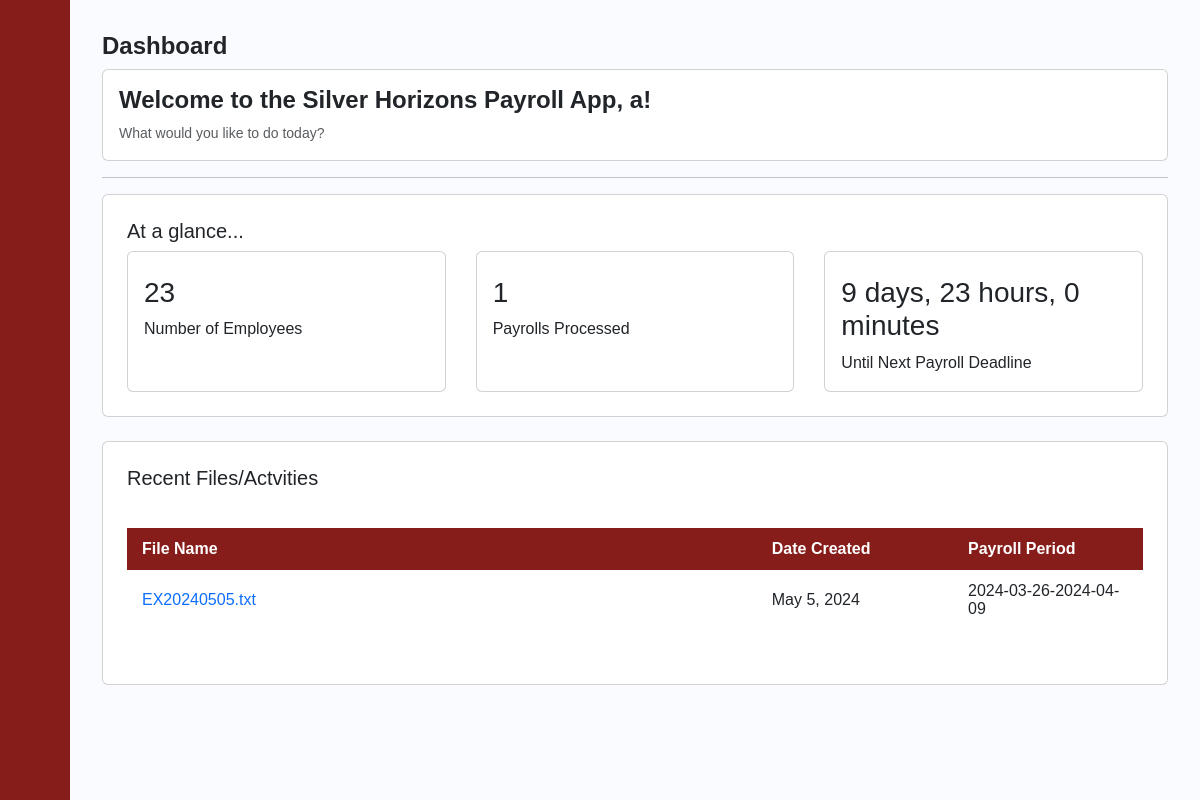
Page /dashboard/1 on the earlier database version.
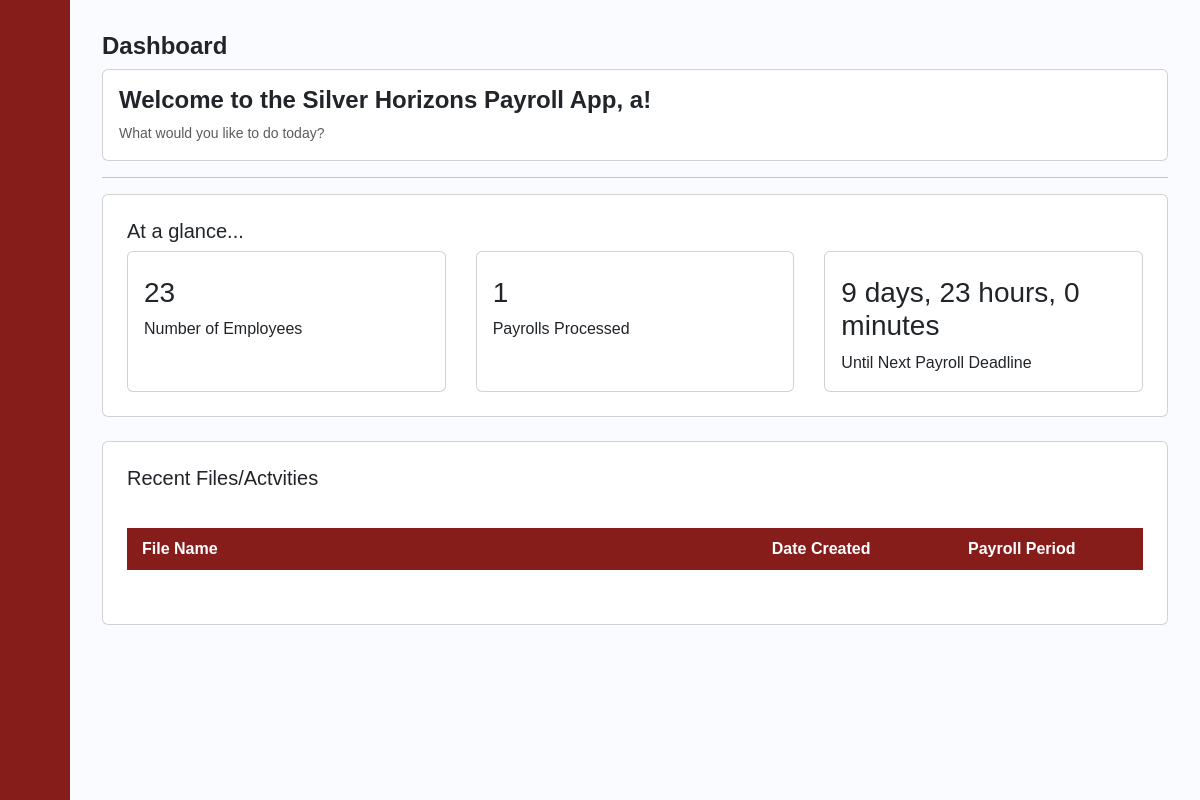
Same page on the later database version.
### payrollapp/models.py (models this page shows, shortened)
class BANK_FILES(models.Model):
    BANK_ENTRY_ID = models.IntegerField(primary_key=True)
    BANK_FILE_NAME = models.CharField(max_length=250)
    BANK_FILE = models.FileField(upload_to='files/')
    PAYROLL_PERIOD = models.CharField(max_length=250)
    Date = models.DateField()

### payrollapp/views.py (the view)
# urls.py: path('dashboard/<int:UID>', views.dashboard, name='dashboard'),
def dashboard(request, UID):
    user = get_object_or_404(USER_ACCOUNT, pk=UID)
    a = BANK_FILES.objects.all()
    count_emp=Employee.objects.all().count()
    count_payrolls=Payslip_Transaction.objects.all().count()
    current_hmo=HMO.objects.all().filter().count()
    count_hmo=count_emp-current_hmo
    current_date = datetime.now()
    if current_date.day < 10:
        target_date = datetime(current_date.year, current_date.month, 10)
    else:
        if current_date.month == 12:  # Handle December case
            target_date = datetime(current_date.year + 1, 1, 10)
        else:
            target_date = datetime(current_date.year, current_date.month + 1, 10)
    countdown = (target_date-current_date)
    days = countdown.days
    hours, remainder = divmod(countdown.seconds, 3600)
    minutes, _ = divmod(remainder, 60)
    formatted_str = f"{days} days, {hours} hours, {minutes} minutes"
    print(type(formatted_str))
    print((formatted_str))
    return render(request, 'payrollapp/dashboard.html',{
        'user':user,
        'count_emp':count_emp,
        'count_payrolls':count_payrolls,
        'count_hmo':count_hmo,
        'countdown':formatted_str,
        'a':a
        } )

### payrollapp/templates/payrollapp/dashboard.html (shortened to what this page needs)
{% extends 'payrollapp/base.html' %}
{% load static %}
{% block content %}
<div class="content">
    <h1>Dashboard</h1>
    <div class="card px-3 py-3">
      <h1>Welcome to the Silver Horizons Payroll App, {{user.username}}!</h1>
      <p class="card-text"><small class="text-muted">What would you like to do today?</small></p>
    </div>
    <hr>
    <div class="card px-4 py-4">
      <h5>At a glance...</h5>
      <div class="card-deck">
        <div class="card">
          <div class="card-body">
            <h3>{{count_emp}}</h3>
            <p class="card-text">Number of Employees</p>
          </div>
        </div>
        <div class="card">
          <div class="card-body">
            <h3>{{count_payrolls}}</h3>
            <p class="card-text">Payrolls Processed</p>
          </div>
        </div>
        <div class="card">
          <div class="card-body">
            <h3>{{countdown}}</h3>
            <p class="card-text"> Until Next Payroll Deadline</p>
          </div>
        </div>
      </div>
    </div>
    <div class="card my-4 px-4 py-4">
      <h5>Recent Files/Actvities</h5>
      <div style="overflow-x:auto;">
        <table id="posts">
            <thead>
                <tr>
                    <th style="width:20%">File Name</th>
                    <th style="width:5%">Date Created</th>
                    <th style="width:5%">Payroll Period</th>
            <tbody>
              {%for b in a%}
              <tr>
                  <td><a href="{% url 'download_file' file_id=b.BANK_FILE_NAME %}">{{b.BANK_FILE_NAME}}</a></td>
                  <td>{{b.Date}}</td>
                  <td>{{b.PAYROLL_PERIOD}}</td>
              </tr>
              {% endfor %}
            </tbody>
        </table>
    </div>
    </div>
</div>
{% endblock %}

Differences in the rows shown:
removed BANK_FILES: BANK_FILE_NAME "EX20240505.txt", Date "May 5, 2024", PAYROLL_PERIOD "2024-03-26-2024-04-09"
